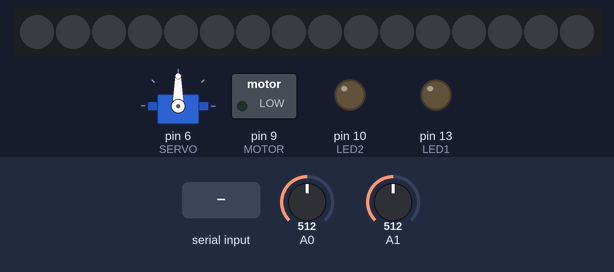
Recording of a sketch running on a simulated Arduino Uno, built with avr-gcc and run on an emulated ATmega328P. Shown: servo, 16 RGB LEDs in strip order, left to right, switched loads named in the sketch (green lamp = pin HIGH), output pins drawn as LEDs (lit = HIGH). Inputs (shaded band) come from the test bench; at power-on: A0 = 512, A1 = 512. What the sketch prints to the serial monitor is not drawn.

Above: at 1.0 s.
1.1 s: "A" received over Serial
At 1.8 s:
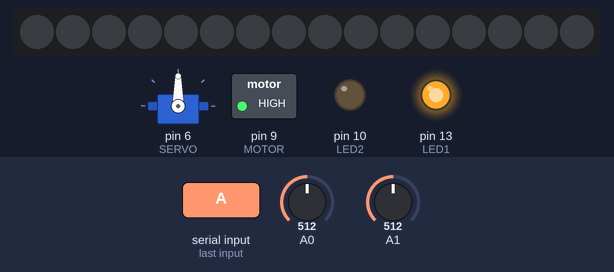
2.7 s: "B" received over Serial
At 4.1 s:
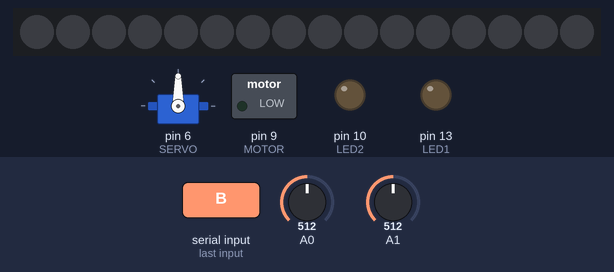
Timing chart, 0 to 5.7 s (numbered marks = the images above; inputs shaded):
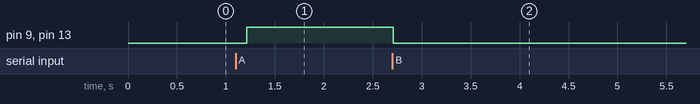

Measured:
- after the input at 1.1 s, pin 9 (MOTOR), pin 13 (LED1): LOW → HIGH after 0.11 s
- after the input at 2.7 s, pin 9 (MOTOR), pin 13 (LED1): HIGH → LOW at once

The sketch:

SerialCallResponse-Arduino.ino
```cpp
/*
    ┬┌─┐  ┌┬┐┌─┐┬  ┌─┐┌─┐┬ ┬┬  ┌─┐
    ││ │  ││││ ││  ├┤ │  │ ││  ├┤
    ┴└─┘  ┴ ┴└─┘┴─┘└─┘└─┘└─┘┴─┘└─┘

   This code is a starting point for projects with the IO Molecule 1.0 board.
   It defines which pins are used for which inputs.
   Serial Call and Response
   Language: Wiring/Arduino

   This program sends an ASCII A (byte of value 65) on startup and repeats that
   until it gets some data in. Then it waits for a byte in the serial port, and
   sends three sensor values whenever it gets a byte in.

   The circuit:
   - potentiometers attached to analog inputs 0 and 1
   - pushbutton attached to digital I/O 2

  http://www.arduino.cc/en/Tutorial/SerialCallResponse

*/

#include <Servo.h>
#include <Adafruit_NeoPixel.h>


// connectors
#define DIGITAL   22
#define ANALOG-1  A2
#define ANALOG-2  A3
#define LED1      13
#define LED2      10
#define MOTOR     9
#define SERVO     6
#define NEOPIXELS 12

// on-board components
#define TONE      5
#define PUSH1     1
#define PUSH2     0
#define TURN1     A1
#define TURN2     A0


#define NUMPIXELS 16    // number of NEOPIXELS


Servo servo;
Adafruit_NeoPixel neopixels = Adafruit_NeoPixel(NUMPIXELS, NEOPIXELS, NEO_GRB + NEO_KHZ800);


int firstSensor = 0;    // first analog sensor
int secondSensor = 0;   // second analog sensor
int thirdSensor = 0;    // digital sensor
int inByte = 0;         // incoming serial byte

void setup() {
  // start serial port at 9600 bps:
  Serial.begin(9600);
  while (!Serial) {
    ; // wait for serial port to connect. Needed for native USB port only
  }

  servo.attach(SERVO);
  neopixels.begin();
  pinMode(LED1, OUTPUT);
  pinMode(LED2, OUTPUT);
  pinMode(MOTOR, OUTPUT);

  pinMode(PUSH1, INPUT_PULLUP);
  pinMode(PUSH2, INPUT_PULLUP);

  establishContact();  // send a byte to establish contact until receiver responds
}

void loop() {
  // if we get a valid byte, read analog ins:
  if (Serial.available() > 0) {
    // get incoming byte:
    inByte = Serial.read();

    // send your data

    // read first analog input, divide by 4 to make the range 0-255:
    firstSensor = analogRead(A0) / 4;
    // delay 10ms to let the ADC recover:
    delay(10);
    // read second analog input, divide by 4 to make the range 0-255:
    secondSensor = analogRead(A1) / 4;
    // read switch, map it to 0 or 255L
    thirdSensor = map(digitalRead(0), 0, 1, 100, 20);

    // send sensor values:
    Serial.write(firstSensor);
    Serial.write(secondSensor);
    Serial.write(thirdSensor);


    // do the stuff that is supposed to happen on the Arduino based on what letter is sent.
    if (inByte == 'A') {
      digitalWrite(MOTOR, HIGH);
      digitalWrite(LED1, HIGH);

    } else if (inByte == 'B') {
      digitalWrite(MOTOR, LOW);
      digitalWrite(LED1, LOW);
    }


  }
}

void establishContact() {
  while (Serial.available() <= 0) {
    Serial.print('A');   // send a capital A
    delay(300);
  }
}
```
